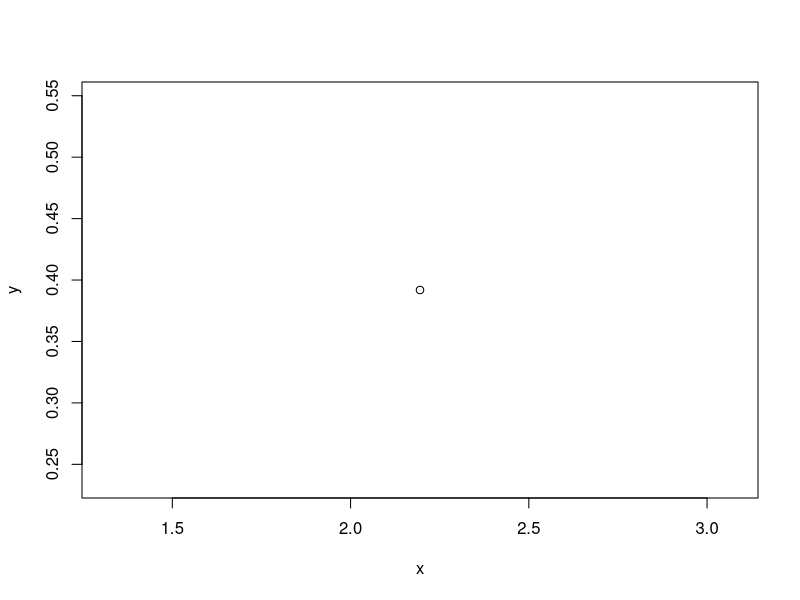
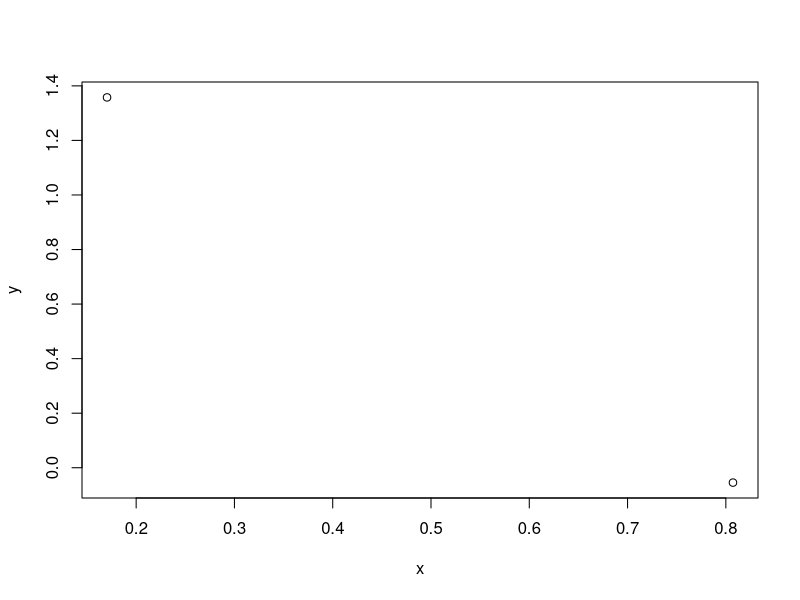
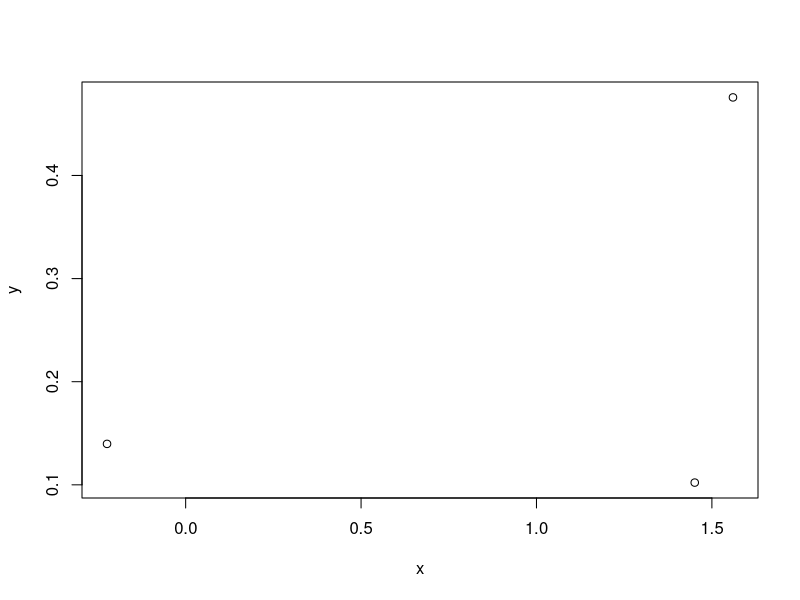
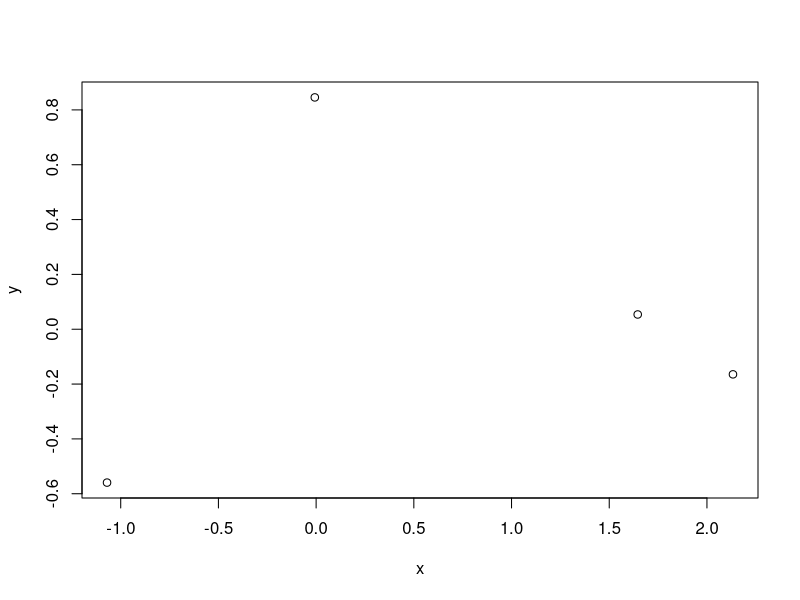
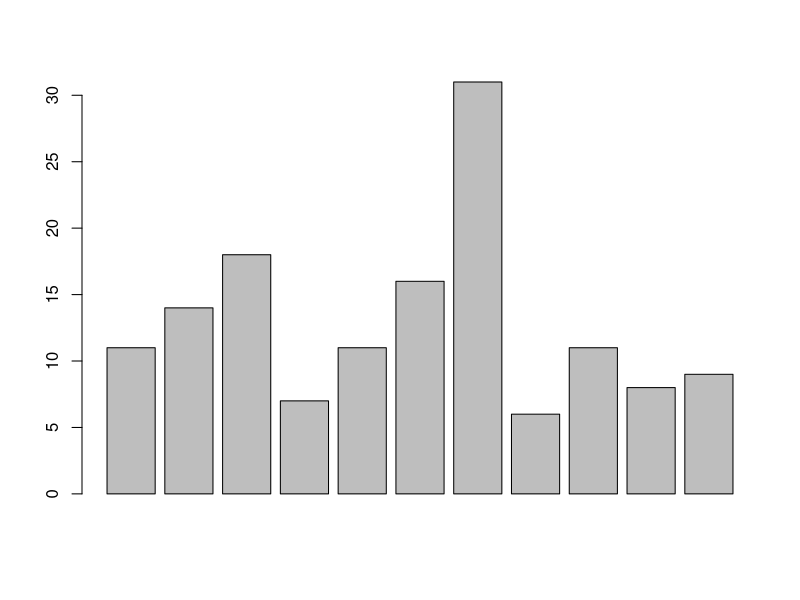
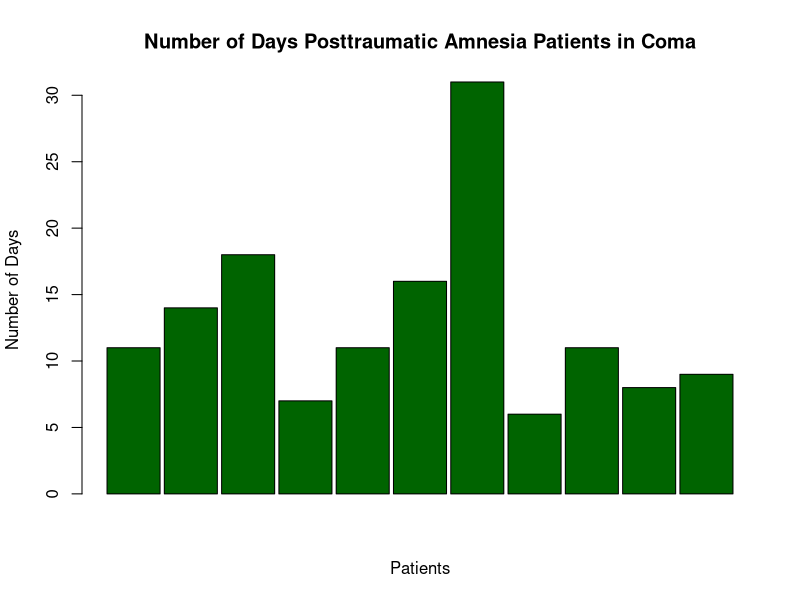
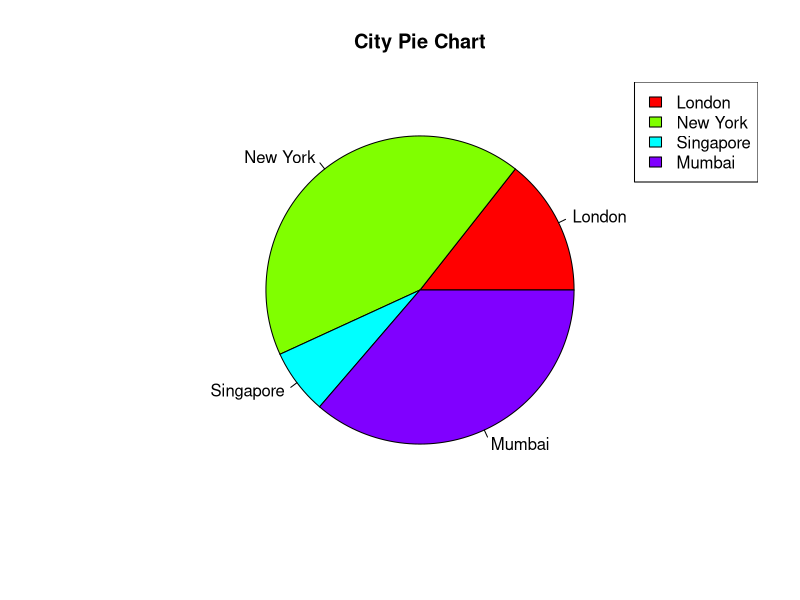
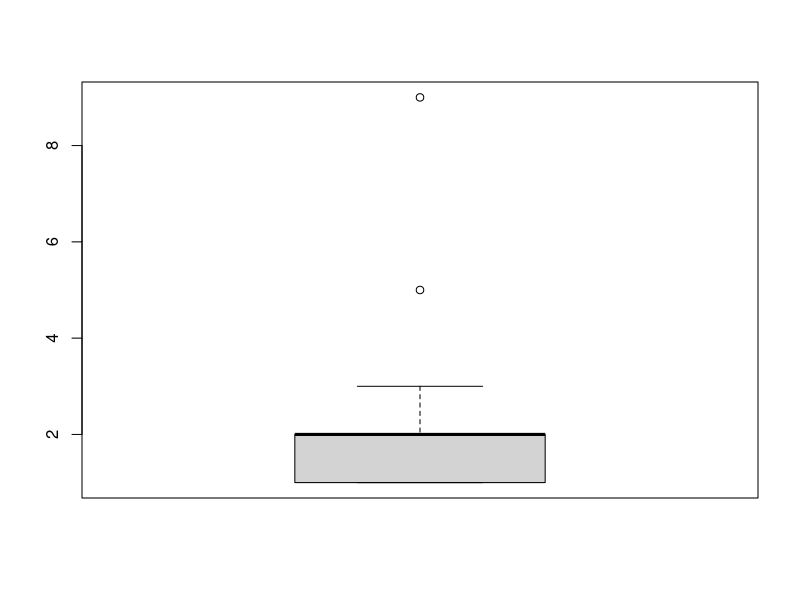

The R source for these figures, in order:
## Exercise (Week3_2)
## To restart R session => Ctrl + Shift + F10

## Specify path to save PDF to
destination = 'D:\\UniKL\\Sem2\\IGB20303-ProbabilityandStatsforIT\\Week3\\Ex2-CH1-2-GraphsAll.pdf'

## File name
pdf(file = destination)

## Save plots to PDF
for (i in 1:4) {
  x=rnorm(i)
  y=rnorm(i)
  plot(x, y)
}

#####

#Q1
comaDays=c(11, 14, 18, 7, 11, 16, 31, 6, 11, 8, 9)

# #construct a table                                              // [CTRL + SHIFT + C] = to comment out
# table(comaDays)                                                 // don't need to construct a table!!

#draw bar chart/barplot
barplot(comaDays)

#design the bar chart
barplot(comaDays, main = "Number of Days Posttraumatic Amnesia Patients in Coma",
        ylab = "Number of Days", xlab = "Patients",
        col = "dark green",
        space = 0.08)

#####


#Q2
slices = c(21, 62, 10, 53)
lbls = c("London", "New York", "Singapore", "Mumbai")               #can also be: labels = c("London", "New York",.)
#draw a pie chart + design
pie(slices, labels = lbls, main = "City Pie Chart",
    col=rainbow(length(lbls)))
#add legend
legend("topright", c(lbls), fill = rainbow(length(lbls)))           #cex => to adjust the size of the legend, eg. "cex = 0.4"


#####


#Q3
statsStudents1=c(59, 60, 61, 62, 62, 63, 63, 64, 64, 64, 65,65, 65, 65, 65, 
                 65, 65, 65, 65, 66, 66, 67, 67, 68, 68, 69, 70, 70, 70, 70,
                 70, 71, 71, 72,72, 73, 74, 74, 75, 77)
#construct a table
table(statsStudents1)
#draw a box plot
boxplot(table(statsStudents1))
#change colour of box to blue
boxplot(statsStudents1, ylab = "Height", xlab = "Students",
        main = "Height vs Number of students", col = "light blue")

#if box plot for >1 data -- example:
#box plot 1
height = c(59, 60, 61, 62, 62, 63, 63, 64, 64, 64, 65,65, 65, 65, 65, 
         65, 65, 65, 65, 66, 66, 67, 67, 68, 68, 69, 70, 70, 70, 70,
         70, 71, 71, 72,72, 73, 74, 74, 75, 77)

#box plot 2
data = c(60, 60, 65, 62, 62, 63, 63, 64, 64, 64, 65, 65, 65, 65, 65,
         65, 65, 65, 65, 66, 66, 67, 67, 68, 68, 69, 70, 71, 71, 70,
         70, 71, 71, 72, 72, 73, 78, 74, 75, 77)

#draw the two box plots
boxplot(height, data)

#change color of box plots
boxplot(height, data, col = c("blue", "green"))


#####


#Q4
statsStudents2=c(59, 60, 61, 62, 62, 63, 63, 64, 64, 64, 65,65, 65, 65, 65, 
                 65, 65, 65, 65, 66, 66, 67, 67, 68, 68, 69, 70, 70, 70, 70,
                 70, 71, 71, 72,72, 73, 74, 74, 75, 77)
#construct a table -- don't need to actually! just straight to plot, ie. plot(statsStudents2)
table(statsStudents2)
#draw a scatter plot
plot(statsStudents2)
#design the scatter plot
plot(statsStudents2, ylab = "Marks", xlab = "Students",
     pch = 8, cex = 1.5, col = c("blue", "green"),
     main = "Marks vs Students")

#Notes on scatter plot design
## pch : point shapes/plot symbols
## col : color (code or name) to use for the points
## bg : the background (or fill) color for the open plot symbols. It can be used only when pch = 21:25.
## cex : the size of pch symbols
## lwd : the line width for the plotting symbols


## Turn off PDF plotting and save the file
dev.off()
